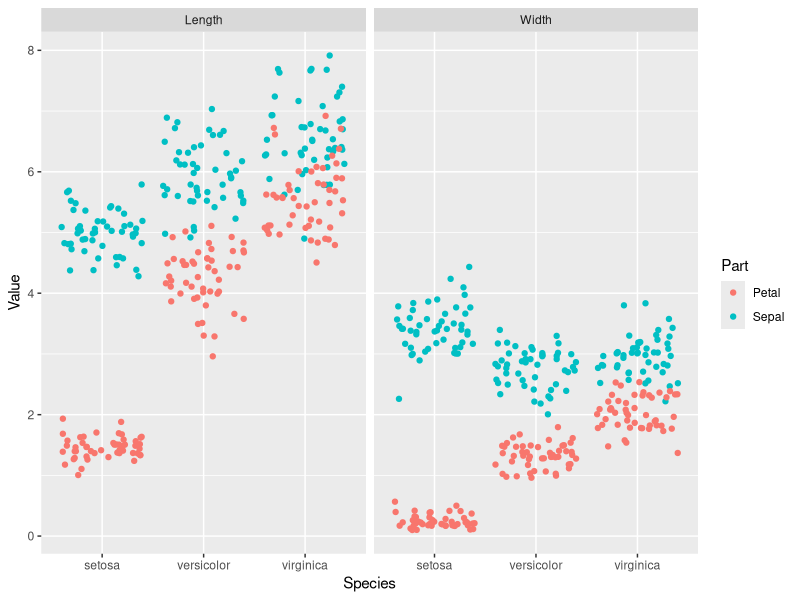
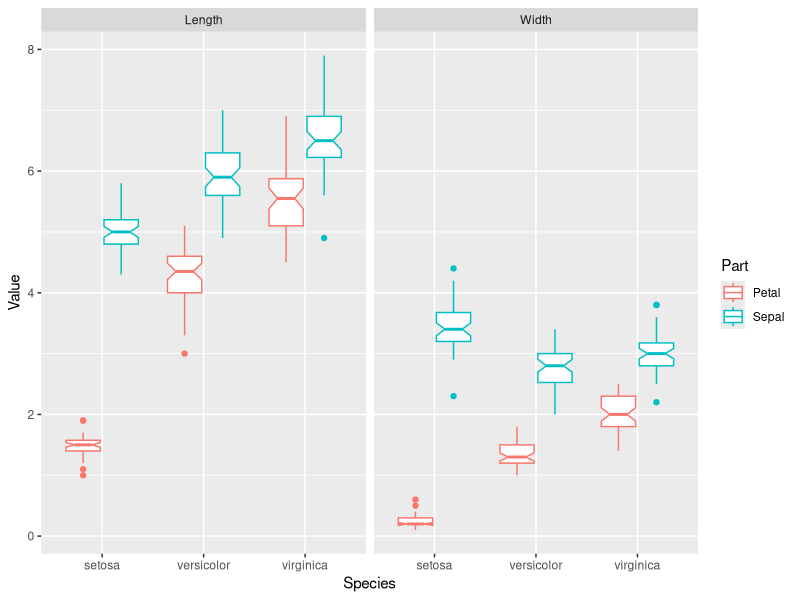
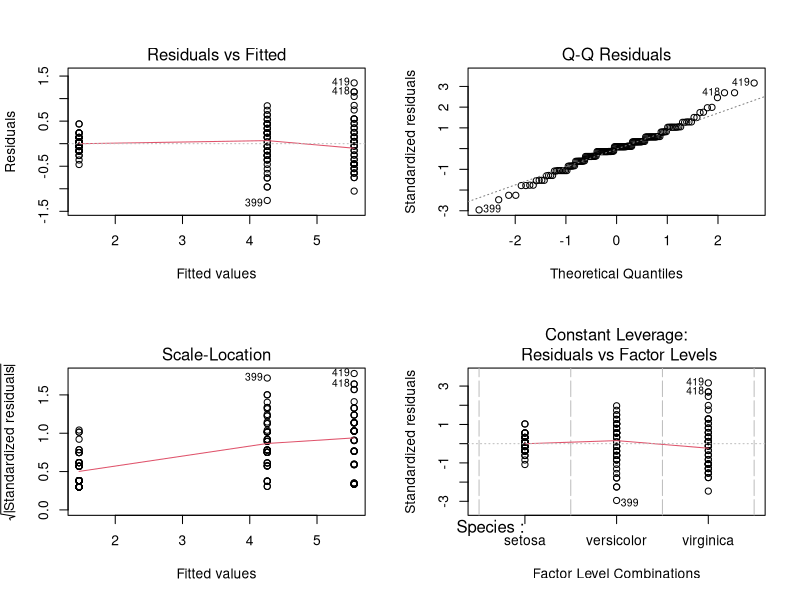
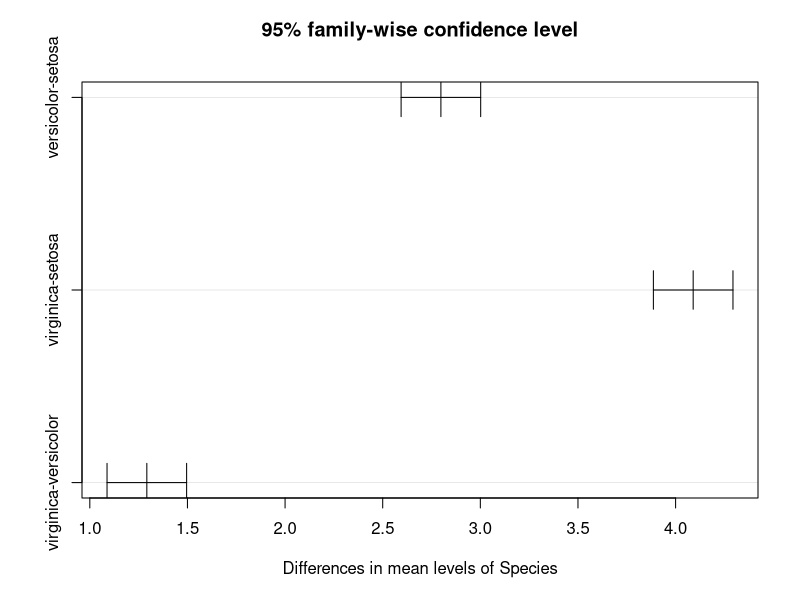

These charts were generated, in order, by the following R code:
# By Ludovic G.

###=========================================###
###           Anova + Tukey                 ###
###=========================================###

# Chargement et mise en forme des donnes
data(iris)
attach(iris)
library(ggplot2)

my_names = c("Species","Part","Measure","Value")
iris.tidy = data.frame(matrix(NA,600,4))
colnames(iris.tidy) = my_names
iris.tidy$Value = c(iris$Sepal.Length, iris$Sepal.Width, iris$Petal.Length, iris$Petal.Width )
iris.tidy$Part = c(rep("Sepal", 300), rep("Petal", 300))
iris.tidy$Measure = c(rep("Length", 150), rep("Width", 150), rep("Length", 150), rep("Width", 150))
iris.tidy$Species = rep(iris$Species, 4)

str(iris.tidy)
head(iris.tidy)

# Value en fonction de chaque groupe et condition pour chaque measure
# Visualisation : 1. points
ggplot(iris.tidy, aes(x = Species, y = Value, col = Part)) +
  geom_jitter() +
  facet_grid(. ~ Measure)
  
# 2. boxplots  
ggplot(iris.tidy, aes(x = Species, y = Value, col = Part)) +
  geom_boxplot(notch = TRUE) +
  facet_grid(. ~ Measure)
        
# Modeles : y'a til une difference de longueur de petal en fonction de l'espece de fleur?
# A FAIRE :
model1 = aov(Value ~ Species, data = iris.tidy[iris.tidy$Measure == "Length" & iris.tidy$Part == "Petal",])
summary(model1)    
par(mfrow = c(2,2))
plot(model1)

par(mfrow = c(1,1))
TukeyHSD(model1)
plot(TukeyHSD(model1))

# NOTE :
# A NE PAS FAIRE : Le format .tidy peut etre un piege pour l'ecriture des modeles donc attention.
# model2 = aov(Value ~ Measure * Part * Species, data = iris.tidy) # WRONG
# summary(model1) # WRONG
# par(mfrow = c(2,2)) # WRONG
# plot(model1) # WRONG
# library(MuMIn) # Du coup pas la peine de faire ca...
# model.sel(model1,model2) # Idem.
# TukeyHSD(model1, which = "Species") # Idem.
# plot(TukeyHSD(model1, which = "Species")) # Idem.

